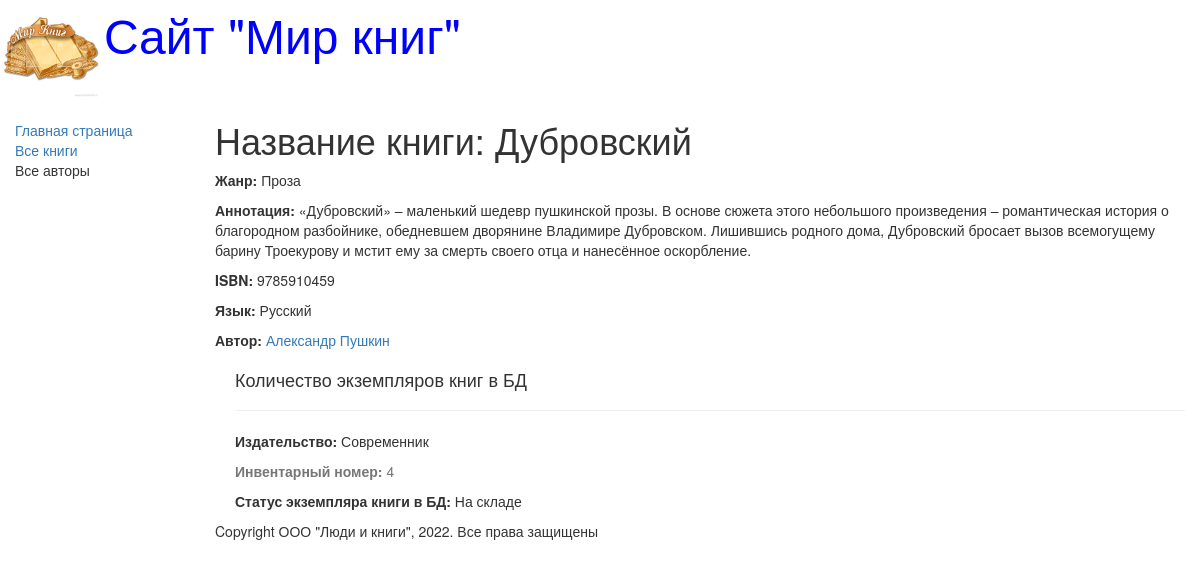
The page /books/2 on the database its author committed.
### catalog/models.py (models this page shows, shortened)
class Book(models.Model):
    title = models.CharField(max_length=200,
                             help_text='Введите название книги',
                             verbose_name='Название книги')
    genre = models.ForeignKey("Genre", on_delete=models.CASCADE,
                              help_text='Выберите жанр для книги',
                              verbose_name='Жанр книги', null=True)
    language = models.ForeignKey("Language",
                                 on_delete=models.CASCADE,
                                 help_text='Выберите язык книги',
                                 verbose_name='Язык книги', null=True)
    author = models.ManyToManyField("Author",
                                    help_text='Выберите автора книги',
                                    verbose_name='Автор книги')
    summary = models.TextField(max_length=1000,
                               help_text='Введите краткое описание книги',
                               verbose_name='Аннотация книги')
    isbn = models.CharField(max_length=13,
                            help_text='Должно содержать 13 символов',
                            verbose_name='ISBN книги')
    def display_author(self):
        return ', '.join([author.last_name for author in self.author.all()])
    display_author.short_description = 'Авторы'

class Genre(models.Model):
    name = models.CharField(max_length=200,
                            help_text=" Введите жанр книги",
                            verbose_name='Жанр книги'
                            )
    def __str__(self):
        return self.name

class Language(models.Model):
    name = models.CharField(max_length=20,
                            help_text=" Введите язык книги",
                            verbose_name='Язык книги'
                            )
    def __str__(self):
        return self.name

class Author(models.Model):
    first_name = models.CharField(max_length=100,
                                  help_text=" Введите имя автора",
                                  verbose_name='Имя автора')
    last_name = models.CharField(max_length=100,
                                 help_text=" Введите фамилию автора",
                                 verbose_name='Фамилия автора')
    date_of_birth = models.DateField(help_text='Введите дату рождения',
                                     verbose_name="Дата рождения",
                                     null=True, blank=True)
    date_of_death = models.DateField(help_text='Введите дату смерти',
                                     verbose_name="Дата смерти",
                                     null=True, blank=True)

class BookInstance(models.Model):
    book = models.ForeignKey("Book", on_delete=models.CASCADE, null=True)
    inv_nom = models.CharField(max_length=20, null=True,
                               help_text="Введите инвентарный номер экземпляра",
                               verbose_name='Инвентарный номер')
    imprint = models.CharField(max_length=200,
                               help_text='Введите издательство и год выпуска',
                               verbose_name='Издательство')
    status = models.ForeignKey('Status', on_delete=models.CASCADE,
                               null=True,
                               help_text="Изменить состояние экземпляра",
                               verbose_name="Статус экземпляра книга")
    due_back = models.DateField(null=True, blank=True,
                                help_text="Введите конец срока статуса",
                                verbose_name="Дата окончания статуса")

class Status(models.Model):
    name = models.CharField(
        max_length=20,
        help_text='Введите статус экземпляра книги',
        verbose_name='Статус экземпляра книги'
    )
    def __str__(self):
        return self.name

### catalog/views.py (the view)
# urls.py: re_path(r'^books/(?P<pk>\d+)$', views.BookDetailView.as_view(),
class BookDetailView(generic.DetailView):
    model = Book
    paginate_by = 3

### catalog/templates/catalog/book_detail.html (shortened to what this page needs)
{% extends "base_generic.html" %}
{% block content %}
  <h1>Название книги: {{ book.title }}</h1>
  <p><strong>Жанр:</strong> {{ book.genre }}</p>
  <p><strong>Аннотация:</strong> {{ book.summary }}</p>
  <p><strong>ISBN:</strong> {{ book.isbn }}</p>
  <p><strong>Язык:</strong> {{ book.language }}</p>
     {% for author in book.author.all %}
        <p><strong>Автор:</strong>
           <a href="">{{ author.first_name }}
                      {{author.last_name}}</a></p>
     {% endfor %}
<div style="margin-left:20px;margin-top:20px">
    <h4>Количество экземпляров книг в БД</h4>
    {% for copy in book.bookinstance_set.all %}
       <hr>
       <p><strong>Издательство:</strong> {{copy.imprint}}</p>
       <p class="text-muted"><strong>Инвентарный номер:</strong> {{copy.id}}</p>
       <p><strong>Статус экземпляра книги в БД:</strong> {{copy.status}}</p>
    {% endfor %}
  </div>
{% endblock %}   .

### rows shown on the page
Book: title "Дубровский", genre "Проза", summary "«Дубровский» – маленький шедевр пушкинской прозы. В основе сюжета этого небольшого произведения – романтическая история о благородном разбойнике, обедневшем дворянине Владимире Дубровском. Лишившись родного дома, Дубровский бросает вызов всемогущему барину Троекурову и мстит ему за смерть своего отца и нанесённое оскорбление.", isbn "9785910459", language "Русский"
Author: first_name "Александр", last_name "Пушкин"
BookInstance: imprint "Современник", id "4", status "На складе"
